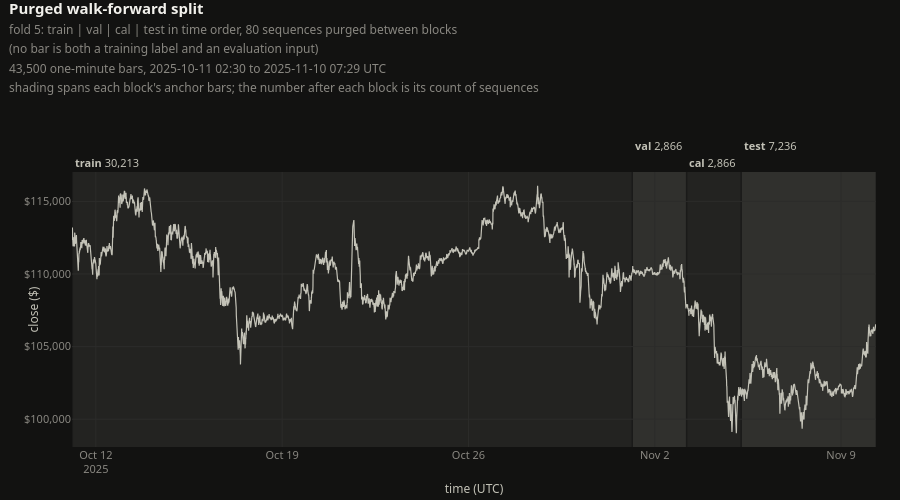

Notebook code cell kept with this figure:
### Code cell
from IPython.display import display

from neural_trade.core.config import Config
from neural_trade.data.processor import split_arrays
from neural_trade.visualization.data_overview import split_overview_figure, split_table

cfg = Config.from_yaml(CONFIG_PATH).override(CSV_PATH=CSV_PATH, **OVERRIDES)
blocks = split_arrays(cfg)
print(f"{len(blocks['df']):,} bars, fold {blocks['fold'].fold}, gap {blocks['fold'].gap} sequences")
split_overview_figure(blocks, cfg).show()

### Figure 1 — Plotly figure (JSON) as saved in the notebook; plotly's stock layout.template omitted (floating-point values rounded to 4 significant figures; data arrays with more than 128 entries replaced by an {"elided": "..."} marker saying what was removed)
{"data": [{"hovertemplate": "%{x|%Y-%m-%d %H:%M}<br>close $%{y:,.0f}<extra></extra>", "line": {"color": "#c3c2b7", "width": 1.2}, "mode": "lines", "name": "close", "type": "scatter", "x": {"elided": "6000 str values"}, "y": {"elided": "6000 float values"}}], "layout": {"annotations": [{"align": "left", "font": {"color": "#c3c2b7", "size": 11}, "showarrow": false, "text": "<b>train</b> 30,213", "x": "2025-10-11T03:29:00+00:00", "xanchor": "left", "y": 1.0, "yanchor": "bottom", "yref": "paper", "yshift": 0}, {"align": "left", "font": {"color": "#c3c2b7", "size": 11}, "showarrow": false, "text": "<b>val</b> 2,866", "x": "2025-11-01T04:22:00+00:00", "xanchor": "left", "y": 1.0, "yanchor": "bottom", "yref": "paper", "yshift": 17}, {"align": "left", "font": {"color": "#c3c2b7", "size": 11}, "showarrow": false, "text": "<b>cal</b> 2,866", "x": "2025-11-03T05:28:00+00:00", "xanchor": "left", "y": 1.0, "yanchor": "bottom", "yref": "paper", "yshift": 0}, {"align": "left", "font": {"color": "#c3c2b7", "size": 11}, "showarrow": false, "text": "<b>test</b> 7,236", "x": "2025-11-05T06:34:00+00:00", "xanchor": "left", "y": 1.0, "yanchor": "bottom", "yref": "paper", "yshift": 17}], "height": 500, "legend": {"orientation": "h", "x": 0.0, "xanchor": "left", "y": 1.0, "yanchor": "bottom"}, "margin": {"t": 172}, "shapes": [{"fillcolor": "#9a9890", "layer": "below", "line": {"width": 0}, "opacity": 0.07, "type": "rect", "x0": "2025-10-11T03:29:00+00:00", "x1": "2025-11-01T03:01:00+00:00", "xref": "x", "y0": 0, "y1": 1, "yref": "y domain"}, {"fillcolor": "#9a9890", "layer": "below", "line": {"width": 0}, "opacity": 0.17, "type": "rect", "x0": "2025-11-01T04:22:00+00:00", "x1": "2025-11-03T04:07:00+00:00", "xref": "x", "y0": 0, "y1": 1, "yref": "y domain"}, {"fillcolor": "#9a9890", "layer": "below", "line": {"width": 0}, "opacity": 0.07, "type": "rect", "x0": "2025-11-03T05:28:00+00:00", "x1": "2025-11-05T05:13:00+00:00", "xref": "x", "y0": 0, "y1": 1, "yref": "y domain"}, {"fillcolor": "#9a9890", "layer": "below", "line": {"width": 0}, "opacity": 0.17, "type": "rect", "x0": "2025-11-05T06:34:00+00:00", "x1": "2025-11-10T07:09:00+00:00", "xref": "x", "y0": 0, "y1": 1, "yref": "y domain"}], "showlegend": false, "title": {"text": "<b>Purged walk-forward split</b><br><span style='font-size:12px;color:#898781'>fold 5: train | val | cal | test in time order, 80 sequences purged between blocks<br>(no bar is both a training label and an evaluation input)<br>43,500 one-minute bars, 2025-10-11 02:30 to 2025-11-10 07:29 UTC<br>shading spans each block's anchor bars; the number after each block is its count of sequences</span>"}, "xaxis": {"title": {"text": "time (UTC)"}}, "yaxis": {"tickformat": ",.0f", "tickprefix": "$", "title": {"text": "close ($)"}}}}
